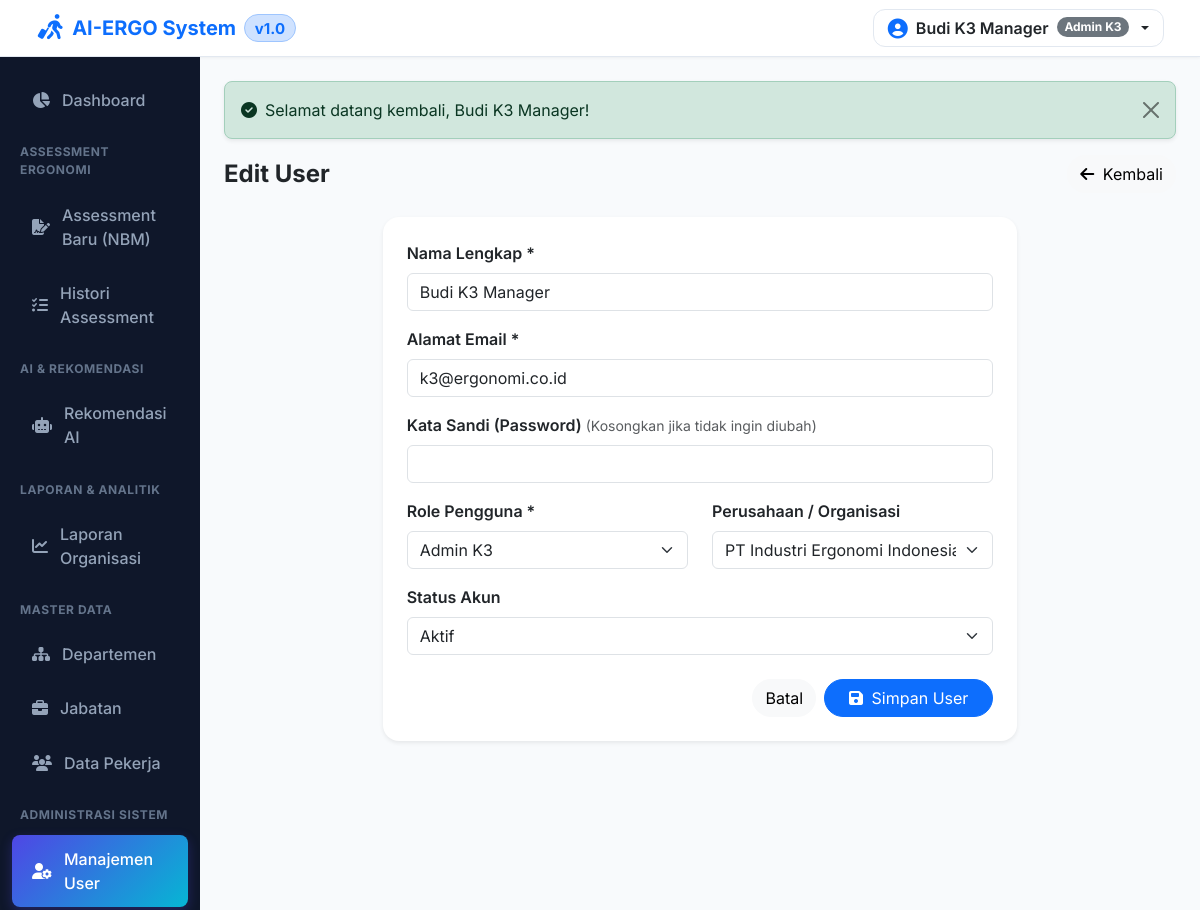
The page /admin/users/edit/2 (signed in) on the database its author committed.
### tables this page shows
CREATE TABLE IF NOT EXISTS `settings` (
  `id` BIGINT UNSIGNED AUTO_INCREMENT PRIMARY KEY,
  `setting_group` VARCHAR(50) NOT NULL DEFAULT 'general',
  `setting_key` VARCHAR(100) NOT NULL UNIQUE,
  `setting_value` LONGTEXT NULL,
  `description` TEXT NULL
);

CREATE TABLE IF NOT EXISTS `users` (
  `id` BIGINT UNSIGNED AUTO_INCREMENT PRIMARY KEY,
  `company_id` BIGINT UNSIGNED NULL,
  `name` VARCHAR(255) NOT NULL,
  `email` VARCHAR(191) NOT NULL UNIQUE,
  `password` VARCHAR(255) NOT NULL,
  `status` ENUM('active', 'inactive') DEFAULT 'active',
  `last_login` DATETIME NULL,
  `created_at` TIMESTAMP DEFAULT CURRENT_TIMESTAMP,
  `updated_at` TIMESTAMP DEFAULT CURRENT_TIMESTAMP ON UPDATE CURRENT_TIMESTAMP,
  FOREIGN KEY (`company_id`) REFERENCES `companies` (`id`) ON DELETE SET NULL
);

CREATE TABLE IF NOT EXISTS `companies` (
  `id` BIGINT UNSIGNED AUTO_INCREMENT PRIMARY KEY,
  `name` VARCHAR(255) NOT NULL,
  `address` TEXT NULL,
  `phone` VARCHAR(50) NULL,
  `email` VARCHAR(100) NULL,
  `logo` VARCHAR(255) NULL,
  `status` ENUM('active', 'inactive') DEFAULT 'active',
  `created_at` TIMESTAMP DEFAULT CURRENT_TIMESTAMP,
  `updated_at` TIMESTAMP DEFAULT CURRENT_TIMESTAMP ON UPDATE CURRENT_TIMESTAMP
);

### resources/views/admin/users/form.php (the view, shortened to what the rows shown need)
<div class="d-flex flex-column flex-sm-row justify-content-between align-items-start align-items-sm-center gap-3 mb-4">
    <h4 class="fw-bold text-dark mb-0"><?= sanitize($title) ?></h4>
    <a href="<?= base_url('admin/users') ?>" class="btn btn-light rounded-pill btn-mobile-full"><i class="fa-solid fa-arrow-left me-1"></i> Kembali</a>
</div>
<div class="card border-0 shadow-sm rounded-4 col-lg-8 mx-auto">
    <div class="card-body p-4">
        <form action="" method="POST">
            <div class="mb-3">
                <label class="form-label fw-semibold text-dark">Nama Lengkap *</label>
                <input type="text" name="name" class="form-control" value="<?= sanitize($user['name'] ?? '') ?>" required>
            </div>
            <div class="mb-3">
                <label class="form-label fw-semibold text-dark">Alamat Email *</label>
                <input type="email" name="email" class="form-control" value="<?= sanitize($user['email'] ?? '') ?>" required>
            </div>
            <div class="mb-3">
                <label class="form-label fw-semibold text-dark">Kata Sandi (Password) <?= isset($user) ? '<small class="text-muted fw-normal">(Kosongkan jika tidak ingin diubah)</small>' : '*' ?></label>
                <input type="password" name="password" class="form-control" <?= isset($user) ? '' : 'required' ?>>
            </div>
            <div class="row">
                <div class="col-md-6 mb-3">
                    <label class="form-label fw-semibold text-dark">Role Pengguna *</label>
                    <select name="role_id" class="form-select" required>
                        <?php foreach ($roles as $r): ?>
                            <?php if (!has_role('Super Admin') && ($r['name'] === 'Super Admin' || $r['id'] == 1)) continue; ?>
                            <option value="<?= $r['id'] ?>" <?= isset($currentRoles) && in_array($r['name'], $currentRoles) ? 'selected' : '' ?>>
                                <?= sanitize($r['name']) ?>
                            </option>
                        <?php endforeach; ?>
                    </select>
                </div>
                <div class="col-md-6 mb-3">
                    <label class="form-label fw-semibold text-dark">Perusahaan / Organisasi</label>
                    <select name="company_id" class="form-select">
                        <?php foreach ($companies as $c): ?>
                            <option value="<?= $c['id'] ?>" <?= ($user['company_id'] ?? '') == $c['id'] ? 'selected' : '' ?>>
                                <?= sanitize($c['name']) ?>
                            </option>
                        <?php endforeach; ?>
                    </select>
                </div>
            </div>
            <div class="mb-4">
                <label class="form-label fw-semibold text-dark">Status Akun</label>
                <select name="status" class="form-select">
                    <option value="active" <?= ($user['status'] ?? '') == 'active' ? 'selected' : '' ?>>Aktif</option>
                </select>
            </div>
            <div class="d-flex flex-column-reverse flex-sm-row justify-content-end gap-2">
                <a href="<?= base_url('admin/users') ?>" class="btn btn-light rounded-pill btn-mobile-full">Batal</a>
                <button type="submit" class="btn btn-primary rounded-pill px-4 btn-mobile-full"><i class="fa-solid fa-floppy-disk me-1"></i> Simpan User</button>
            </div>
        </form>
    </div>
</div>

### core/Router.php (shortened to what the rows shown need)
<?php
class Router {
    private static array $routes = [];
    public static function get(string $path, array $handler): void {
        self::$routes['GET'][$path] = $handler;
    }
    public static function post(string $path, array $handler): void {
        self::$routes['POST'][$path] = $handler;
    }
    public static function dispatch(string $uri, string $method): void {
        $uri = parse_url($uri, PHP_URL_PATH);
        $scriptDir = str_replace('\\', '/', dirname($_SERVER['SCRIPT_NAME'] ?? ''));
        $baseDir = preg_replace('#/public$#i', '', $scriptDir);
        if (!empty($scriptDir) && $scriptDir !== '/' && strpos($uri, $scriptDir) === 0) {
            $uri = substr($uri, strlen($scriptDir));
        } elseif (!empty($baseDir) && $baseDir !== '/' && strpos($uri, $baseDir) === 0) {
            $uri = substr($uri, strlen($baseDir));
        }
        $uri = '/' . trim($uri, '/');
        $method = strtoupper($method);
        if (isset(self::$routes[$method])) {
            foreach (self::$routes[$method] as $routePath => $handler) {
                $pattern = preg_replace('/\{([a-zA-Z0-9_]+)\}/', '([^/]+)', $routePath);
                $pattern = "#^" . $pattern . "$#";
                if (preg_match($pattern, $uri, $matches)) {
                    array_shift($matches);
                    [$controllerClass, $action] = $handler;
                    if (class_exists($controllerClass)) {
                        $controller = new $controllerClass();
                        if (method_exists($controller, $action)) {
                            call_user_func_array([$controller, $action], $matches);
                            return;
                        }
                    }
                }
            }
        }
        exit;
    }
}

### resources/views/layouts/header.php (shortened to what the rows shown need)
<!DOCTYPE html>
<html lang="id">
<head>
    <?php $appFavicon = get_setting('APP_FAVICON'); ?>
    <link href="https://cdn.jsdelivr.net/npm/bootstrap@5.3.2/dist/css/bootstrap.min.css" rel="stylesheet">
    <link href="https://cdnjs.cloudflare.com/ajax/libs/font-awesome/6.4.2/css/all.min.css" rel="stylesheet">
    <link href="<?= assets('css/style.css') ?>?v=<?= time() ?>" rel="stylesheet">
</head>
<body>
<?php if (is_logged_in()): ?>
<nav class="navbar app-header sticky-top px-2 px-md-4 py-2">
    <div class="container-fluid d-flex flex-nowrap align-items-center justify-content-between">
        <div class="d-flex align-items-center gap-2">
            <a class="navbar-brand d-flex align-items-center gap-1 gap-sm-2 fw-bold text-primary mb-0 me-0" href="<?= base_url('dashboard') ?>">
                <?php $appLogo = get_setting('APP_LOGO'); ?>
                <?php if (upload_exists($appLogo)): ?>
                    <img src="<?= upload_url($appLogo) ?>" alt="Logo" style="max-height: 32px; width: auto;" class="d-inline-block align-text-top me-1">
                <?php else: ?>
                    <i class="fa-solid fa-person-walking-luggage fa-lg text-primary"></i>
                <?php endif; ?>
                <span><?= sanitize(get_setting('APP_NAME', 'AI-ERGO')) ?></span>
                <span class="badge bg-primary-subtle text-primary border border-primary-subtle rounded-pill fs-7">v1.0</span>
            </a>
        </div>
        <div class="d-flex align-items-center ms-auto">
            <div class="dropdown">
                <button class="btn dropdown-toggle d-flex align-items-center gap-2 user-profile-btn" type="button" data-bs-toggle="dropdown">
                    <i class="fa-solid fa-circle-user text-primary fa-lg"></i>
                    <span class="fw-semibold text-dark d-none d-md-inline"><?= sanitize(auth_user()['name'] ?? 'User') ?></span>
                    <span class="badge bg-secondary rounded-pill d-none d-md-inline"><?= sanitize(auth_user()['roles'][0] ?? 'User') ?></span>
                </button>
            </div>
        </div>
    </div>
</nav>
<div class="container-fluid">
    <div class="row">
<?php endif; ?>

### rows shown on the page
settings: setting_key "AI-ERGO System"
users: name "Budi K3 Manager", email "k3@ergonomi.co.id", company_id "PT Industri Ergonomi Indonesia", status "Aktif"

### other values the page prints
$msg['message'] "Selamat datang kembali, Budi K3 Manager!"
form field role_id "Admin K3"
